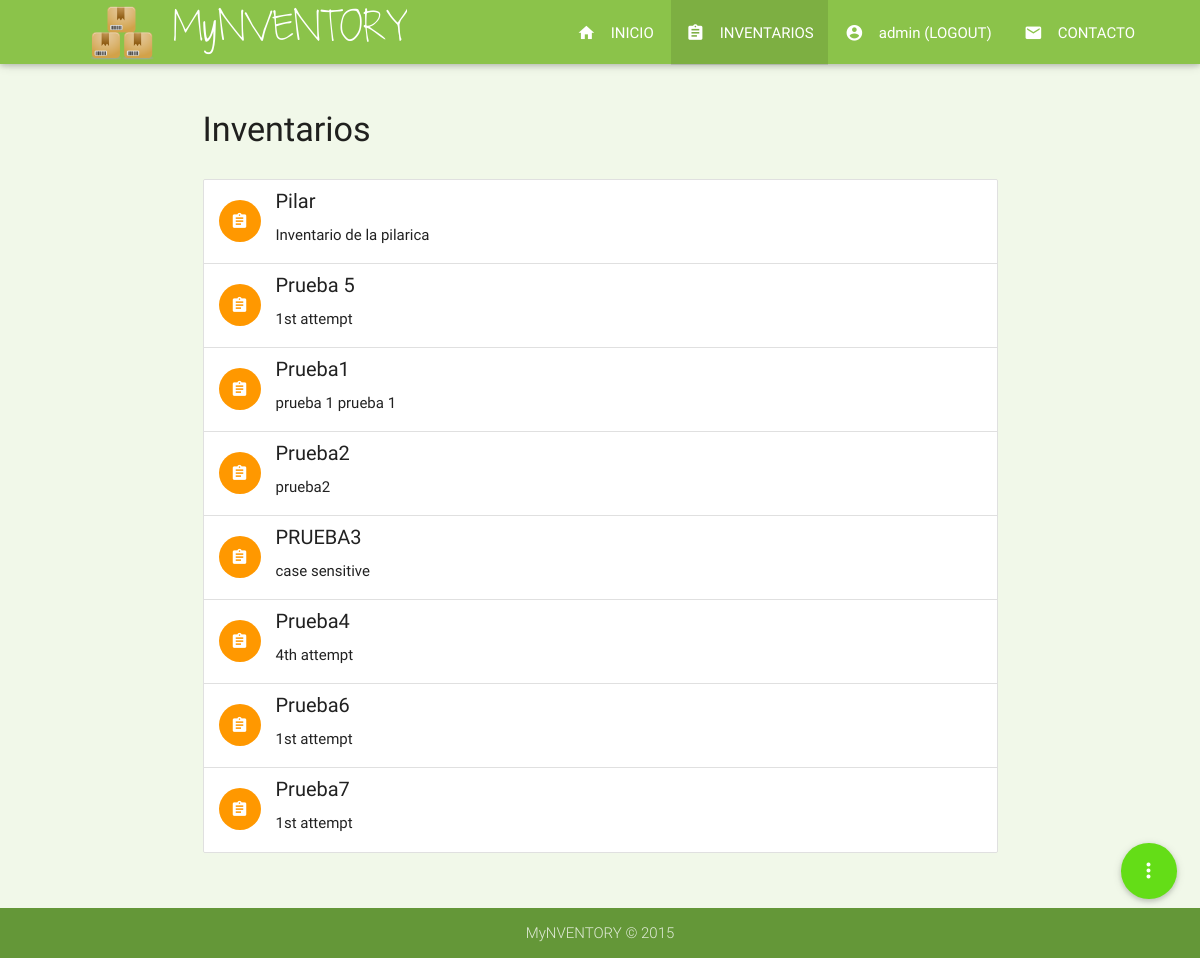
Screenshot of /pages/inventarios.php (signed in) with the database file from the repository.
### tables this page shows
CREATE TABLE IF NOT EXISTS `inventories` (
  `username` varchar(30) NOT NULL,
  `inventory_name` varchar(80) NOT NULL,
  `inventory_desc` varchar(200) NOT NULL,
  PRIMARY KEY (`username`,`inventory_name`)
);

### functions/connectiondb.php (called while the page is built, shortened)
<?php
function queryDb($connection, $sql){
    $result=mysqli_query($connection, $sql);
    return $result;
}

### pages/inventarios.php (the view, shortened to what this page needs)
<?php session_start();
if (!isset($_SESSION['user'])){
    header('Location: login.php');
}
else{
    require_once('./../functions/connectiondb.php');
}
?>
<!DOCTYPE html>
  <html>
    <head>
        <link type="text/css" rel="stylesheet" href="./../vendor/materialize/css/materialize.css"  media="screen,projection"/>
        <link type="text/css" rel="stylesheet" href="./../css/custom-css.css"  media="screen,projection"/>
    </head>
    <body class="light-green lighten-5">
        <header>
            <div class="navbar-fixed">
                <nav class="light-green">
                    <div class="nav-wrapper">
                        <a href="./../index.php" class="brand-logo waves-effect waves-light">
                            <img id="logo" class="left responsive-img hide-on-med-and-down" src="./../images/inventory_64.png">MyNVENTORY
                        </a>
                        <ul class="right hide-on-med-and-down">
                            <li>
                                <a href="./../index.php" class="waves-effect waves-light"><i class="mdi-action-home left"></i>INICIO</a>
                            </li>
                            <li class="active">
                                <a href="inventarios.php" class="waves-effect waves-light"><i class="mdi-action-assignment left"></i>INVENTARIOS</a>
                            </li>
                            <li>
                                <?php
                                if (isset($_SESSION['user'])){
                                    echo '<a href="#modal_disconnect" class="waves-effect waves-light modal-trigger user"><i class="mdi-action-account-circle left"></i>'.$_SESSION['user'].'&nbsp;<span class="uppercase">(logout)</span></a>';
                                }
                                else{
                                    echo '<a href="./login.php" class="waves-effect waves-light"><i class="mdi-action-https left"></i>LOGIN</a>';
                                }
                                ?>
                            </li>
                            <li>
                                <a href="contacto.php" class="waves-effect waves-light"><i class="mdi-content-mail left"></i>CONTACTO</a>
                            </li>
                        </ul>
                    </div>
                </nav>
            </div>
        </header>
        <main>
            <div class="container">
                <div class="row">
                    <form id="inventoryForm" action="./../functions/inventorydb.php" method="post">
                        <div id="action-button-wrapper">
                            <div class="fixed-action-btn" style="bottom: 60px; right: 24px;">
                                <a class="btn-floating btn-large light-green accent-4 waves-effect waves-light">
                                    <i class="large mdi-navigation-more-vert"></i>
                                </a>
                                <ul>
                                    <li>
                                    </li>
                                    <li>
                                    </li>
                                    <li>
                                    </li>
                                    <li>
                                    </li>
                                    <li>
                                    </li>
                                </ul>
                            </div>
                        </div>
                        <div id="inventory-wrapper" class="col l12 m12 s12 aux-html">
                            <h4>Inventarios</h4>
                            <ul id="inventories" class="collection">
                                <?php
                                    $connection=connectDb();
                                    $sql='SELECT * FROM inventories WHERE username=\''.$_SESSION['user'].'\'';
                                    $result=queryDb($connection, $sql);
                                    $counter=1;
                                    if (mysqli_affected_rows($connection)!=0){
                                        while($row = mysqli_fetch_array($result,MYSQLI_ASSOC))
                                        {
                                            echo '<li class="collection-item avatar">
                                                    <div class="flip-wrapper">
                                                        <div class="flip" onclick="checkboxToggle(\'#inventory'.$counter.'\')">
                                                            <div class="front">
                                                                <i class="mdi-action-assignment circle orange"></i>
                                                            </div>
                                                            <div class="back">
                                                                <i class="mdi-action-done circle grey"></i>
                                                            </div>
                                                        </div>
                                                    </div>
                                                    <span class="title">'.$row['inventory_name'].'</span>
                                                    <p class="description">'.$row['inventory_desc'].'</p>
                                                    <div class="secondary-content">
                                                        <input type="checkbox" id="inventory'.$counter.'" name="inventories[]" value="'.$row['inventory_name'].'"/>
                                                        <label for="inventory'.$counter.'"></label>
                                                    </div>
                                                </li>';
                                            $counter++;
                                        }
                                    }
                                    elseif(mysqli_affected_rows($connection)==0 && $result==true){
                                        echo    '<li class="collection-item avatar">
                                                    <span class="title red-text lighten-1">Aun no has creado ningun inventario.</span>
                                                </li>';
                                    }
                                    elseif($result==false){
                                        echo    '<li class="collection-item avatar">
                                                    <span class="title red-text lighten-1">Ups! Ha ocurrido un error. Intentalo de nuevo mas tarde.</span>
                                                    <p>Si el error persiste ponte en contacto con nosotros a traves de nuestro formulario.</p>
                                                </li>';
                                    }
                                ?>
                            </ul>
                        </div>
                    </form>
                </div>
            </div>
        </main>
        <footer class="page-footer light-green darken-2">
          <div class="footer-copyright">
            <div class="container center-align">
            MyNVENTORY &copy; 2015
            </div>
          </div>
        </footer>
    </body>
  </html>

### css/custom-css.css (style rules this page uses)
body { display: flex; min-height: 100vh; flex-direction: column; }
main { flex: 1 0 auto; }
.nav-wrapper { margin-left:50px; margin-right: 50px; }
.brand-logo, .myfont { font-family: mynventory, "Roboto", Helvetica, Arial, sans-serif; }
@media (min-width:992px) { .brand-logo { margin-left: 40px; } }
.brand-logo > img { margin-right: 20px; }
nav ul > li:not(.brand) { margin-left: 2px; text-transform: uppercase; }
nav ul > li > a.user { text-transform: none; }
nav ul > li > a > i { font-size: 1.25em !important; }
.fixed-action-btn { padding-top: 15px; }
.fixed-action-btn ul { bottom: 50px; }
#inventories { margin-top:30px; }
.flip-wrapper { position: absolute; padding-top:10px; width: 42px; height: 60px; overflow: hidden; left: 15px; display: inline-block; vertical-align: middle; }
.flip > div > i { left:0 !important; }
.collection .collection-item.avatar .title { font-size: 20px; }
.collection .collection-item.avatar p { margin-top: 10px; }
.aux-html { margin-top:30px; }
footer.page-footer { padding-top: 0; }
.uppercase { text-transform: uppercase; }

### rows the page displays
inventories: inventory_name "Pilar", inventory_desc "Inventario de la pilarica"
inventories: inventory_name "Prueba 5", inventory_desc "1st attempt"
inventories: inventory_name "Prueba1", inventory_desc "prueba 1 prueba 1"
inventories: inventory_name "Prueba2", inventory_desc "prueba2"
inventories: inventory_name "PRUEBA3", inventory_desc "case sensitive"
inventories: inventory_name "Prueba4", inventory_desc "4th attempt"
inventories: inventory_name "Prueba6", inventory_desc "1st attempt"
inventories: inventory_name "Prueba7", inventory_desc "1st attempt"

### other values shown
$_SESSION['user'] "admin"
